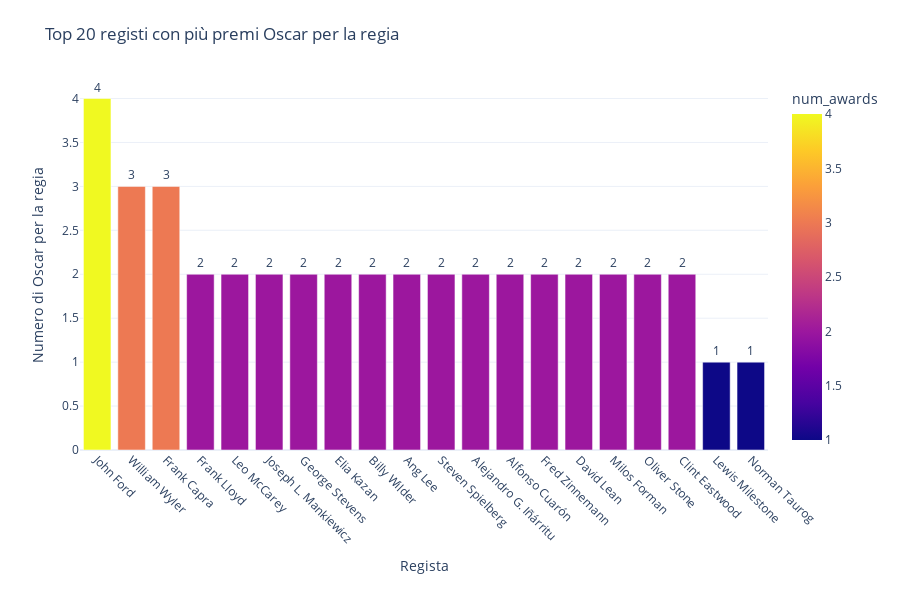

The cell this chart's notebook holds for it:
### Code cell
import pandas as pd
import plotly.express as px

# 1. Filtra solo vincitori nella categoria "DIRECTING"
winners_directing = the_oscar_awards[
    (the_oscar_awards['winner'] == True) &
    (the_oscar_awards['category'].str.upper() == "DIRECTING")
]

# 2. Conta il numero di premi vinti per regista
director_awards = winners_directing['name'].value_counts().reset_index()
director_awards.columns = ['director', 'num_awards']

# 3. Prendi i top 20 registi più premiati
top_directors = director_awards.head(20)

# 4. Crea bar chart con Plotly
fig = px.bar(
    top_directors,
    x='director',
    y='num_awards',
    text='num_awards',
    title='Top 20 registi con più premi Oscar per la regia',
    template='plotly_white',
    color='num_awards',
    color_continuous_scale='Plasma'
)

# 5. Miglioramenti estetici
fig.update_layout(
    xaxis_title='Regista',
    yaxis_title='Numero di Oscar per la regia',
    xaxis_tickangle=45,
    height=600,
    margin=dict(t=80, b=150)
)
fig.update_traces(textposition="outside")

# 6. Mostra grafico
fig.show()

### Figure 1 — Plotly figure (JSON) as saved in the notebook; plotly's stock layout.template omitted (floating-point values rounded to 4 significant figures)
{"data": [{"hovertemplate": "director=%{x}<br>num_awards=%{marker.color}<extra></extra>", "legendgroup": "", "marker": {"color": [4, 3, 3, 2, 2, 2, 2, 2, 2, 2, 2, 2, 2, 2, 2, 2, 2, 2, 1, 1], "coloraxis": "coloraxis", "pattern": {"shape": ""}}, "name": "", "orientation": "v", "showlegend": false, "text": [4.0, 3.0, 3.0, 2.0, 2.0, 2.0, 2.0, 2.0, 2.0, 2.0, 2.0, 2.0, 2.0, 2.0, 2.0, 2.0, 2.0, 2.0, 1.0, 1.0], "textposition": "outside", "x": ["John Ford", "William Wyler", "Frank Capra", "Frank Lloyd", "Leo McCarey", "Joseph L. Mankiewicz", "George Stevens", "Elia Kazan", "Billy Wilder", "Ang Lee", "Steven Spielberg", "Alejandro G. Iñárritu", "Alfonso Cuarón", "Fred Zinnemann", "David Lean", "Milos Forman", "Oliver Stone", "Clint Eastwood", "Lewis Milestone", "Norman Taurog"], "xaxis": "x", "y": [4, 3, 3, 2, 2, 2, 2, 2, 2, 2, 2, 2, 2, 2, 2, 2, 2, 2, 1, 1], "yaxis": "y", "type": "bar"}], "layout": {"xaxis": {"anchor": "y", "domain": [0.0, 1.0], "title": {"text": "Regista"}, "tickangle": 45}, "yaxis": {"anchor": "x", "domain": [0.0, 1.0], "title": {"text": "Numero di Oscar per la regia"}}, "coloraxis": {"colorbar": {"title": {"text": "num_awards"}}, "colorscale": [[0.0, "#0d0887"], [0.1111, "#46039f"], [0.2222, "#7201a8"], [0.3333, "#9c179e"], [0.4444, "#bd3786"], [0.5556, "#d8576b"], [0.6667, "#ed7953"], [0.7778, "#fb9f3a"], [0.8889, "#fdca26"], [1.0, "#f0f921"]]}, "legend": {"tracegroupgap": 0}, "title": {"text": "Top 20 registi con più premi Oscar per la regia"}, "barmode": "relative", "margin": {"t": 80, "b": 150}, "height": 600}}
